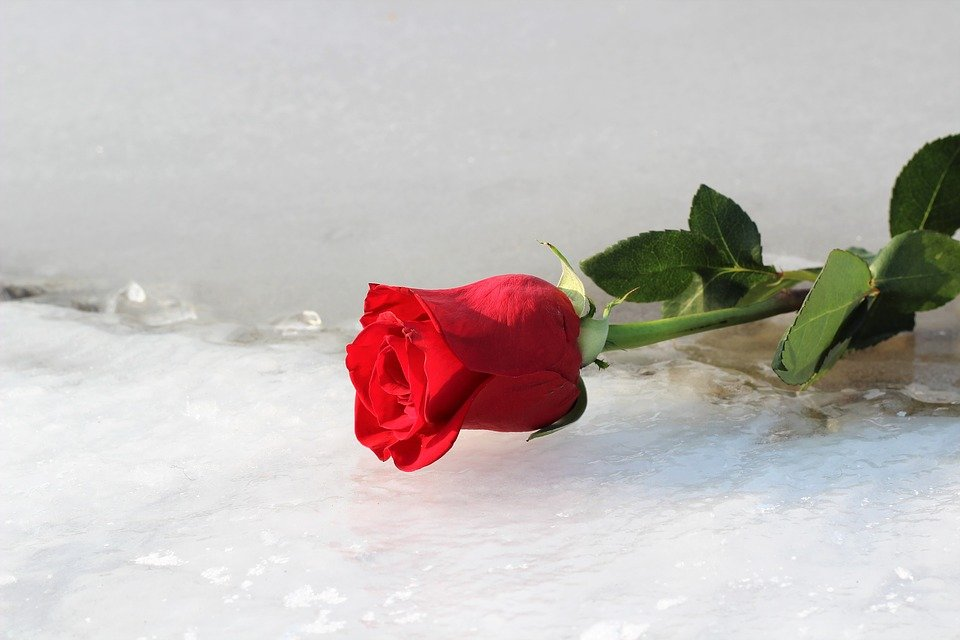
#> input picture images/RoseonIce-1.jpg, 960 x 640 px
$ python problem3.py
#> lines starting #> are read from the running program, lines starting #| are printed output that depends on the picture; after the words box and inside, x2 and y2 are one past the last pixel; in counts of white or black regions, pixels touching at a corner belong together
### problem3/k_means_clustering_of_image.py
import numpy as np
from sklearn.cluster import KMeans

def image_clustering(
    colored_image: np.ndarray,
    clusters: int
) -> np.ndarray:
    '''
    Clusters a colored image into multiple clusters using k-means clustering.

    Parameters:
    - colored_image (np.ndarray): The input colored image as a numpy array.
    - clusters (int): The number of clusters for the image.

    Returns:
    - np.ndarray: The image with each pixel assigned to a cluster as a numpy array.
    '''
    pixels = colored_image.reshape(-1, 3)

    kmeans = KMeans(
        n_clusters = clusters,
        random_state = 0
    ).fit(pixels)

    return kmeans.cluster_centers_[kmeans.labels_].reshape(colored_image.shape).astype(np.uint8)

### problem3/convert_to_grayscale.py
"""
Author: Ian Dover

This module contains a function for converting a color image to grayscale.
"""

import cv2
import numpy as np

def convert2grayscale(
  image : np.ndarray
) -> np.ndarray:
    '''
    convert2greyscale()
    '''
    new_image = image.copy()

    grayscale_image = cv2.cvtColor(new_image, cv2.COLOR_BGR2GRAY)
    return grayscale_image

### problem3/histogram_greyscale_image.py
import cv2
import matplotlib.pyplot as plt
import numpy as np
import os

def plot_greyscale_histogram(
    image: np.ndarray,
    filename : str
) -> None:
    '''
    Converts an image to greyscale and plots a histogram of the pixel intensities.

    Parameters:
    - image (np.ndarray): The input image as a numpy array.
    - filename (str): The output image file.

    Returns:
    - None
    '''
    plt.hist(
        image.ravel(),
        bins = 256,
        range = [0, 256]
    )

    plt.title('Greyscale Histogram')
    plt.xlabel('Pixel Intensity')
    plt.ylabel('Count')

    file_path = os.path.abspath(__file__)
    parent_directory = os.path.dirname(file_path)
    image_path = os.path.join(parent_directory, '..', 'output', 'problem3', filename)
    plt.savefig(image_path)

### problem3/optimal_threshold_using_otsu.py
import cv2
import numpy as np

def find_optimal_otsu_threshold_then_perform(
    image : np.ndarray
) -> tuple[np.ndarray, any]:
    '''
    Finds the optimal threshold value using Otsu's method and applies it to the input image.
    The function returns the thresholded image and the optimal threshold value.

    Parameters:
    - image (np.ndarray): The input image as a numpy array.

    Returns:
    - tuple: A tuple of thresholded image (np.ndarray) and optimal threshold value (int).
    '''
    temp_image = image.copy()

    otsu_threshold, thresholded_image = cv2.threshold(
        temp_image,
        0,
        255,
        cv2.THRESH_BINARY_INV | cv2.THRESH_OTSU
    )
    return thresholded_image, int(otsu_threshold)

### problem3/log_transform_image.py
import cv2
import numpy as np

def log_transform_image(
    image : np.ndarray,
    _c : float = 40
):
    '''
    log_transform_image():
        Perform logarithmic transformation on a given OpenCV image.

        Parameters:
        image (np.ndarray): A pre-loaded OpenCV image to perform the logarithmic transformation on.
        _c (float): The constant used in the logarithmic transformation. Default is 40.

        Returns:
        logarithmic_image (np.ndarray): The logarithmically transformed image.
    '''
    logarithmic_image = _c * np.log1p(np.array(image, dtype = 'float') / 255)
    logarithmic_image = np.uint8(np.expm1(logarithmic_image))
    return logarithmic_image

### problem3/power_law_transform_image.py
import cv2
import numpy as np

def power_law_transform(
    image : np.ndarray,
    _c : float = 0.1,
    gamma : float = 1.4
):
    '''
    Perform power law transformation on a given OpenCV image.

    Parameters:
    image (np.ndarray): A pre-loaded OpenCV image to perform the power law transformation on.
    _c (float): The constant used in the power law transformation. Default is 0.1.
    gamma (float): The gamma value used in the power law transformation. Default is 1.4.

    Returns:
    power_law_image (np.ndarray): The power law transformed image.
    '''
    power_law_image = _c * np.power(np.array(image, dtype = 'float') / 255, gamma)
    power_law_image = np.uint8(
        (power_law_image - np.min(power_law_image)) * (255 / np.max(power_law_image))
    )
    return power_law_image

### problem3/problem3.py
# Standard Libraries
import numpy as np
import os
import cv2

# Convert to grayscale
from convert_to_grayscale import convert2grayscale

# image segmentation
from k_means_clustering_of_image import image_clustering
from histogram_greyscale_image import plot_greyscale_histogram
from optimal_threshold_using_otsu import find_optimal_otsu_threshold_then_perform
from log_transform_image import log_transform_image
from power_law_transform_image import power_law_transform

if __name__ == '__main__':
    file_path = os.path.abspath(__file__)
    parent_directory = os.path.dirname(file_path)
    image_path = os.path.join(parent_directory, '..', 'images', 'RoseonIce-1.jpg')
    image = cv2.imread(image_path)
#> image is the input picture: shape (640, 960, 3); mean B, G, R 185.3, 187.6, 195.4

    # Part 1
    image_k_means_2_clusters = image_clustering(image, 2)
    image_k_means_3_clusters = image_clustering(image, 3)
    image_k_means_4_clusters = image_clustering(image, 4)
    image_k_means_5_clusters = image_clustering(image, 5)
#> call 4 of image_clustering, with clusters = 5
#> in image_clustering (call 4), `return kmeans.cluster_centers_[kmeans.labels_].reshape(colored_image.s..`:
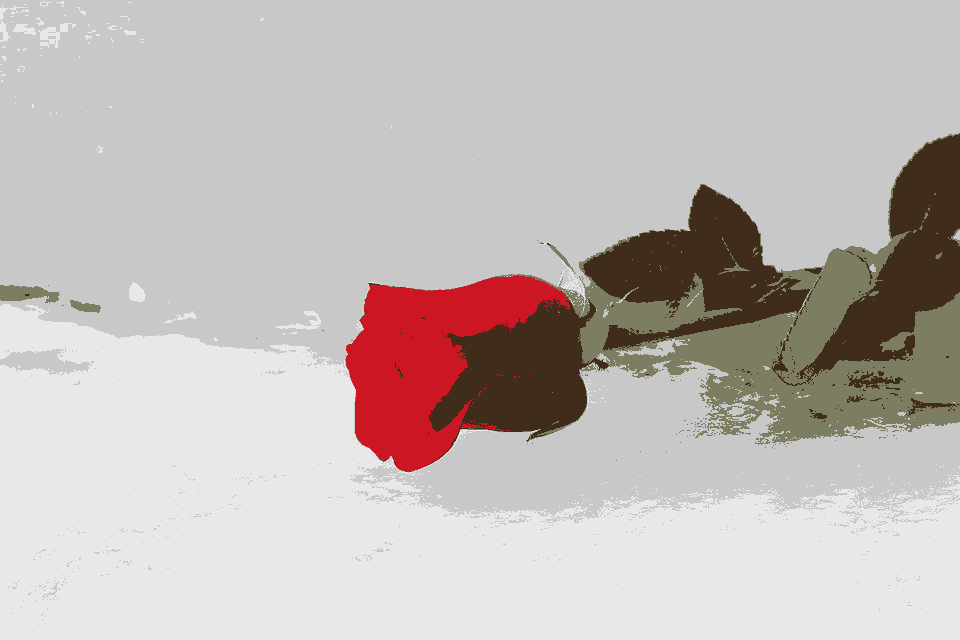
#> returned value: shape (640, 960, 3); mean of channels 0, 1, 2 184.7, 187.1, 194.8; drawn as B, G, R

    image_path = os.path.join(parent_directory, '..', 'output', 'problem3', 'p3_1_kmeans_2.jpg')
    cv2.imwrite(image_path, image_k_means_2_clusters)
    plot_greyscale_histogram(convert2grayscale(image_k_means_2_clusters), 'p3_1_kmeans_2_histogram.jpg')
#> in convert2grayscale, `grayscale_image = cv2.cvtColor(new_image, cv2.COLOR_BGR2GRAY)`:
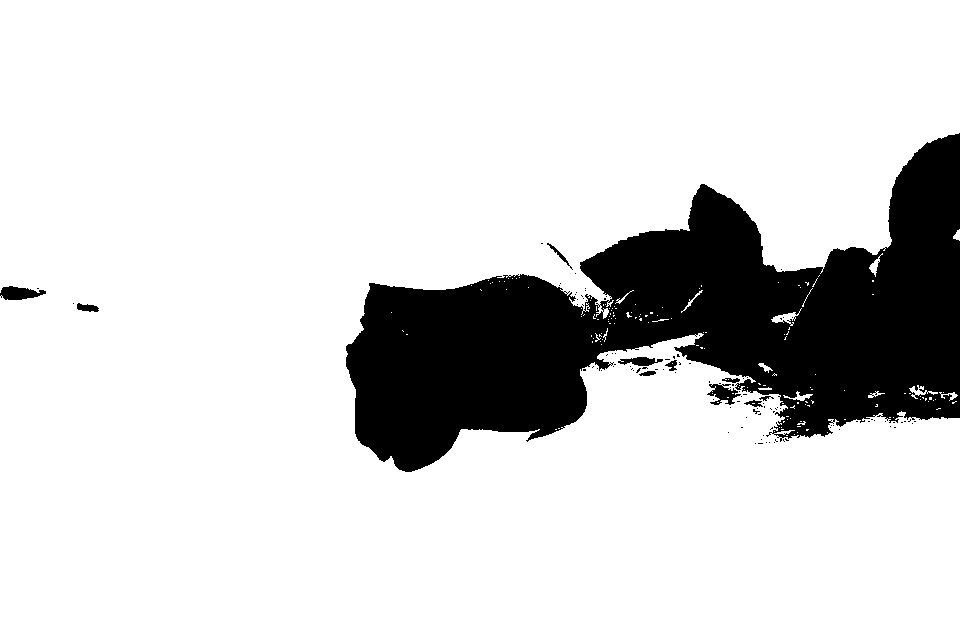
#> grayscale_image: shape (640, 960); values 75 (black) and 211 (white), 83.8% white; 109 black regions (98 under 20 px), largest, box (x1, y1, x2, y2) and area: (346, 133, 960, 472) 97906, (0, 286, 46, 300) 429, (707, 384, 741, 405) 371
#> in plot_greyscale_histogram, `plt.savefig(image_path)`:
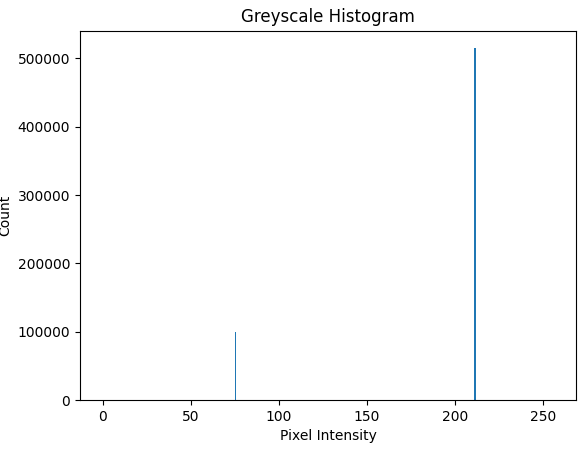
#> figure drawn by matplotlib, 1 panel; tallest bar 514719 high, from x = 211 to 212

    image_path = os.path.join(parent_directory, '..', 'output', 'problem3', 'p3_1_kmeans_3.jpg')
    cv2.imwrite(image_path, image_k_means_3_clusters)
    plot_greyscale_histogram(convert2grayscale(image_k_means_3_clusters), 'p3_1_kmeans_3_histogram.jpg')

    image_path = os.path.join(parent_directory, '..', 'output', 'problem3', 'p3_1_kmeans_4.jpg')
    cv2.imwrite(image_path, image_k_means_4_clusters)
    plot_greyscale_histogram(convert2grayscale(image_k_means_4_clusters), 'p3_1_kmeans_4_histogram.jpg')

    image_path = os.path.join(parent_directory, '..', 'output', 'problem3', 'p3_1_kmeans_5.jpg')
    cv2.imwrite(image_path, image_k_means_5_clusters)
    plot_greyscale_histogram(convert2grayscale(image_k_means_5_clusters), 'p3_1_kmeans_5_histogram.jpg')

    # Part 2
    image_grayscale = convert2grayscale(image)
#> in convert2grayscale (call 5), `grayscale_image = cv2.cvtColor(new_image, cv2.COLOR_BGR2GRAY)`:
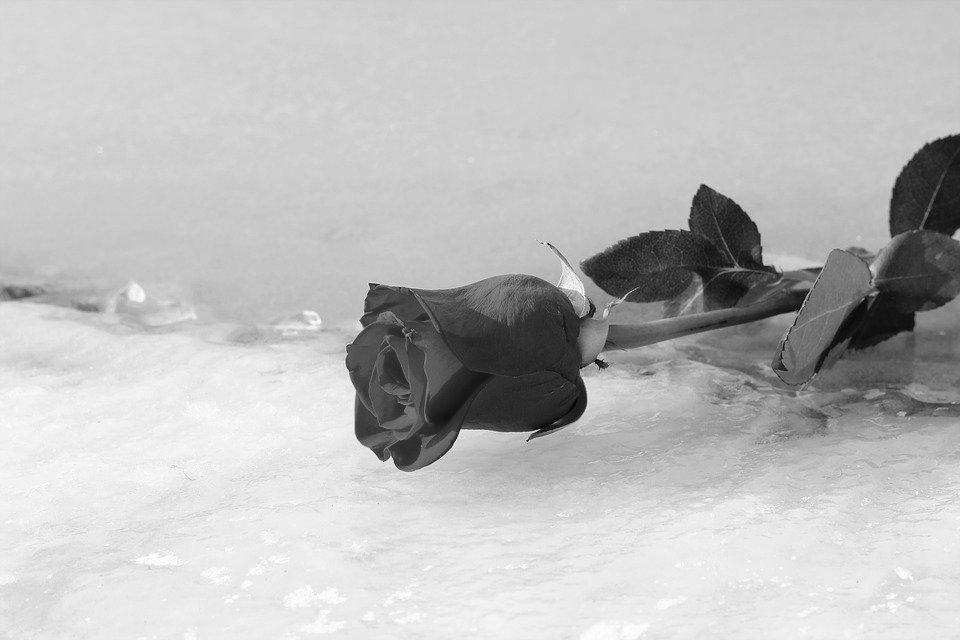
#> grayscale_image: shape (640, 960); min 2, max 255, mean 189.7

    image_path = os.path.join(parent_directory, '..', 'output', 'problem3', 'p3_2_grayscale.jpg')
    cv2.imwrite(image_path, image_grayscale)

    plot_greyscale_histogram(image_grayscale, 'p3_2_histogram.jpg')

    # Part 3
    thresholded_image, best_threshold = find_optimal_otsu_threshold_then_perform(image_grayscale)
#> in find_optimal_otsu_threshold_then_perform, `otsu_threshold, thresholded_image = cv2.threshold( temp_image, 0, 255,..`:
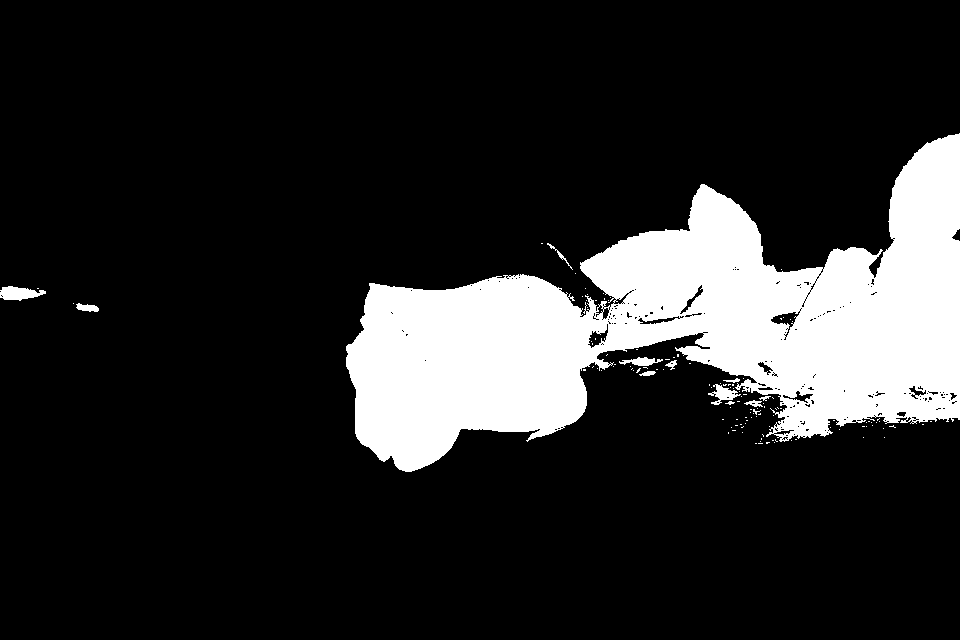
#> thresholded_image: shape (640, 960); 16.1% white; 124 white regions (112 under 20 px), largest, box (x1, y1, x2, y2) and area: (346, 133, 960, 472) 97409, (0, 286, 46, 301) 443, (708, 384, 741, 405) 288
#> in find_optimal_otsu_threshold_then_perform, `otsu_threshold, thresholded_image = cv2.threshold( temp_image, 0, 255,..`: otsu_threshold = 143
#> best_threshold = 143

    image_path = os.path.join(parent_directory, '..', 'output', 'problem3', 'p3_3_otsu_threshold_image.jpg')
    cv2.imwrite(image_path, thresholded_image)

    text_file_path = os.path.join(parent_directory, '..', 'output', 'problem3', 'p3_3_otsu_threshold.txt')
    otsu_file = open(text_file_path, 'w')
    otsu_file.write(fr'The optimal threshold for the grayscale image determined by Otsu is: {best_threshold}')
    otsu_file.close()

    plot_greyscale_histogram(thresholded_image, 'p3_3_otsu_histogram.jpg')

    # Part 4
    logarithmic_image = log_transform_image(image_grayscale)
#> in log_transform_image, `logarithmic_image = np.uint8(np.expm1(logarithmic_image))`:
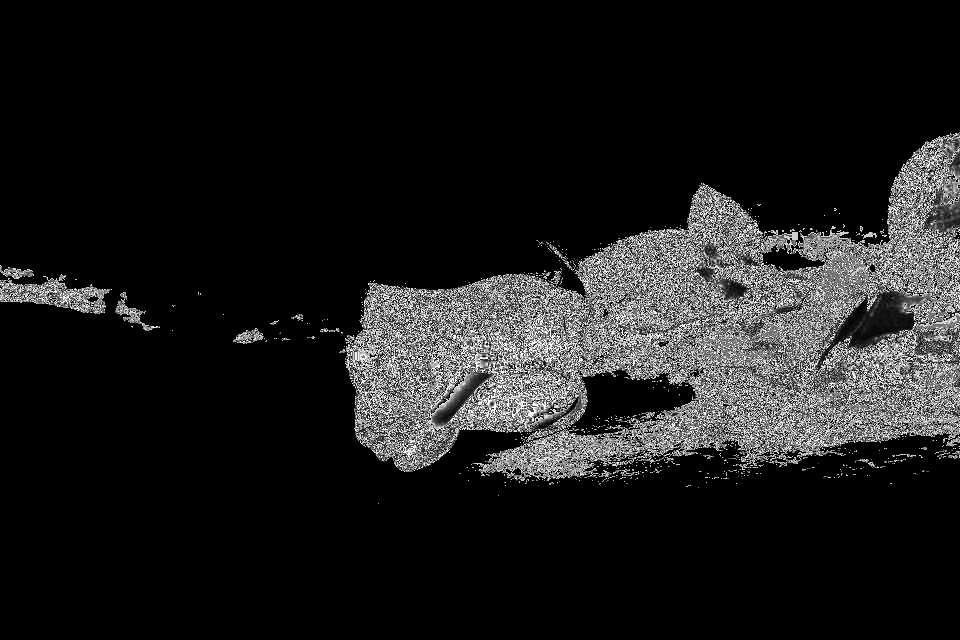
#> logarithmic_image: shape (640, 960); min 0, max 254, mean 27.5

    image_path = os.path.join(parent_directory, '..', 'output', 'problem3', 'p3_4_log_transform_image.jpg')
    cv2.imwrite(image_path, logarithmic_image)
    plot_greyscale_histogram(logarithmic_image, 'p3_4_log_transform_image_histogram.jpg')

    # Part 5
    power_law_transform_image = power_law_transform(image_grayscale)
#> in power_law_transform, `power_law_image = _c * np.power(np.array(image, dtype = 'float') / 255..`:
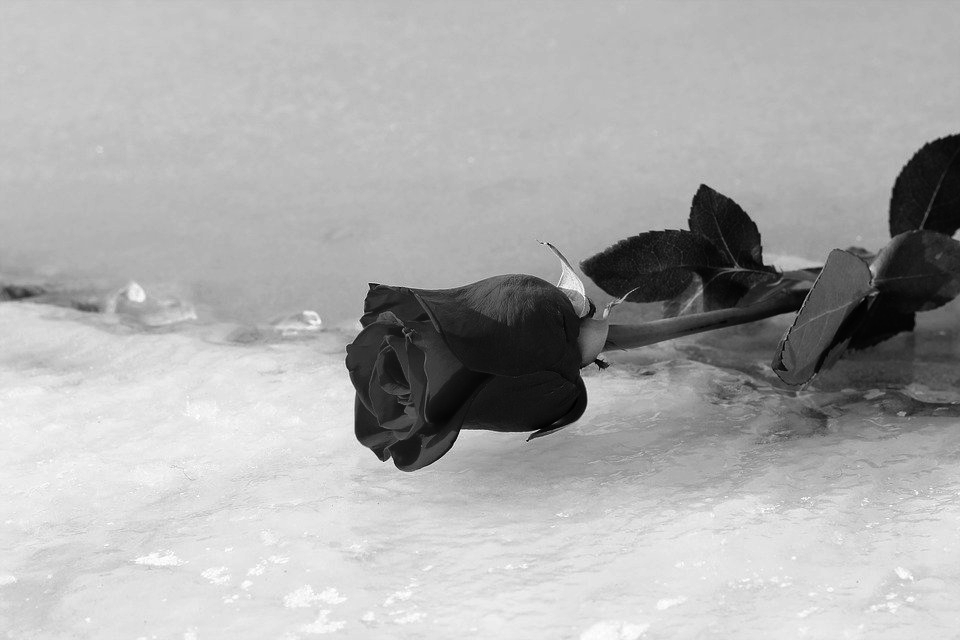
#> power_law_image: shape (640, 960) float64; min 0.000113, max 0.1, mean 0.0679; drawn with min black and max white

    image_path = os.path.join(parent_directory, '..', 'output', 'problem3', 'p3_5_power_law_transform_image.jpg')
    cv2.imwrite(image_path, power_law_transform_image)
    plot_greyscale_histogram(power_law_transform_image, 'p3_5_power_law_transform_image_histogram.jpg')
